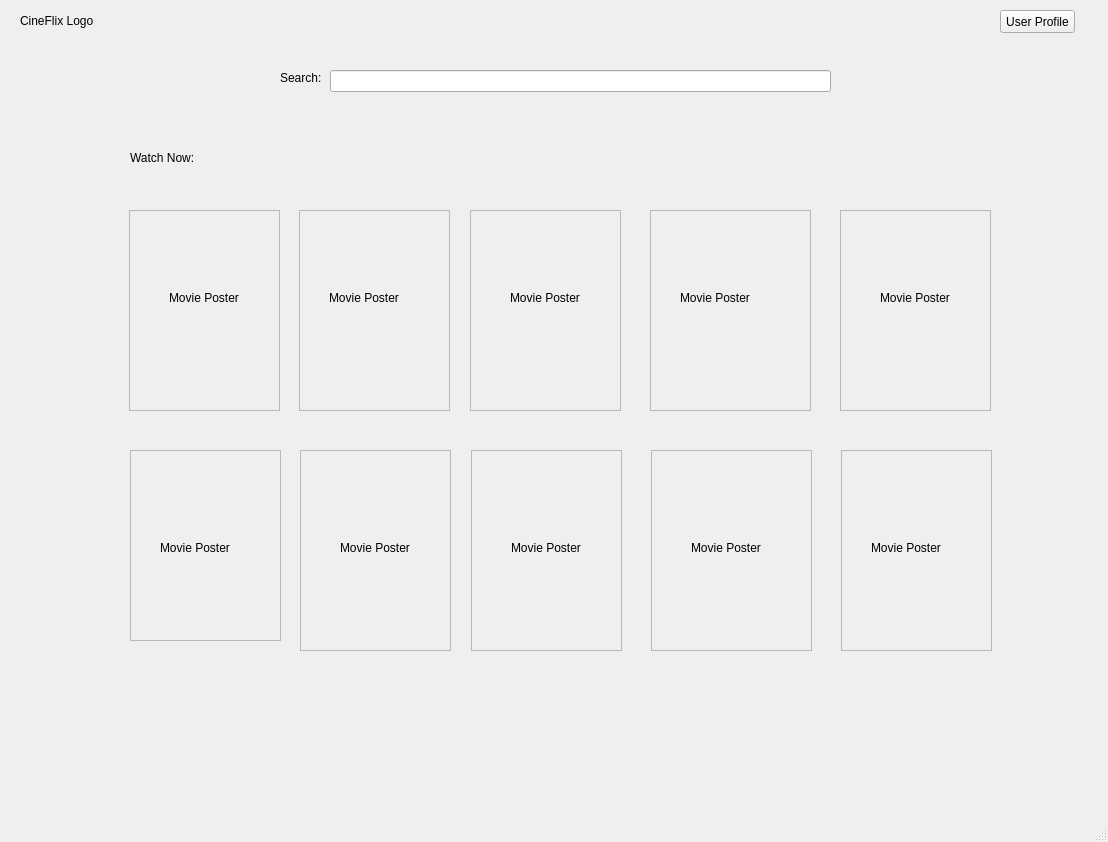
<?xml version="1.0" encoding="UTF-8"?>
<ui version="4.0">
 <class>MainWindow</class>
 <widget class="QMainWindow" name="MainWindow">
  <property name="geometry">
   <rect>
    <x>0</x>
    <y>0</y>
    <width>1108</width>
    <height>842</height>
   </rect>
  </property>
  <property name="windowTitle">
   <string>Main Page</string>
  </property>
  <widget class="QWidget" name="centralwidget">
   <widget class="QLabel" name="label">
    <property name="geometry">
     <rect>
      <x>20</x>
      <y>10</y>
      <width>91</width>
      <height>21</height>
     </rect>
    </property>
    <property name="text">
     <string>CineFlix Logo</string>
    </property>
    <property name="textFormat">
     <enum>Qt::AutoText</enum>
    </property>
    <property name="scaledContents">
     <bool>true</bool>
    </property>
   </widget>
   <widget class="QLineEdit" name="lineEdit">
    <property name="geometry">
     <rect>
      <x>330</x>
      <y>70</y>
      <width>501</width>
      <height>22</height>
     </rect>
    </property>
   </widget>
   <widget class="QLabel" name="label_2">
    <property name="geometry">
     <rect>
      <x>280</x>
      <y>70</y>
      <width>55</width>
      <height>16</height>
     </rect>
    </property>
    <property name="text">
     <string>Search:</string>
    </property>
   </widget>
   <widget class="QFrame" name="frame">
    <property name="geometry">
     <rect>
      <x>129</x>
      <y>210</y>
      <width>151</width>
      <height>201</height>
     </rect>
    </property>
    <property name="frameShape">
     <enum>QFrame::StyledPanel</enum>
    </property>
    <property name="frameShadow">
     <enum>QFrame::Raised</enum>
    </property>
    <widget class="QLabel" name="label_4">
     <property name="geometry">
      <rect>
       <x>40</x>
       <y>80</y>
       <width>91</width>
       <height>16</height>
      </rect>
     </property>
     <property name="text">
      <string>Movie Poster</string>
     </property>
    </widget>
   </widget>
   <widget class="QFrame" name="frame_2">
    <property name="geometry">
     <rect>
      <x>299</x>
      <y>210</y>
      <width>151</width>
      <height>201</height>
     </rect>
    </property>
    <property name="frameShape">
     <enum>QFrame::StyledPanel</enum>
    </property>
    <property name="frameShadow">
     <enum>QFrame::Raised</enum>
    </property>
    <widget class="QLabel" name="label_5">
     <property name="geometry">
      <rect>
       <x>30</x>
       <y>80</y>
       <width>91</width>
       <height>16</height>
      </rect>
     </property>
     <property name="text">
      <string>Movie Poster</string>
     </property>
    </widget>
   </widget>
   <widget class="QFrame" name="frame_3">
    <property name="geometry">
     <rect>
      <x>650</x>
      <y>210</y>
      <width>161</width>
      <height>201</height>
     </rect>
    </property>
    <property name="frameShape">
     <enum>QFrame::StyledPanel</enum>
    </property>
    <property name="frameShadow">
     <enum>QFrame::Raised</enum>
    </property>
    <widget class="QLabel" name="label_7">
     <property name="geometry">
      <rect>
       <x>30</x>
       <y>80</y>
       <width>91</width>
       <height>16</height>
      </rect>
     </property>
     <property name="text">
      <string>Movie Poster</string>
     </property>
    </widget>
   </widget>
   <widget class="QFrame" name="frame_4">
    <property name="geometry">
     <rect>
      <x>470</x>
      <y>210</y>
      <width>151</width>
      <height>201</height>
     </rect>
    </property>
    <property name="frameShape">
     <enum>QFrame::StyledPanel</enum>
    </property>
    <property name="frameShadow">
     <enum>QFrame::Raised</enum>
    </property>
    <widget class="QLabel" name="label_6">
     <property name="geometry">
      <rect>
       <x>40</x>
       <y>80</y>
       <width>91</width>
       <height>16</height>
      </rect>
     </property>
     <property name="text">
      <string>Movie Poster</string>
     </property>
    </widget>
   </widget>
   <widget class="QFrame" name="frame_5">
    <property name="geometry">
     <rect>
      <x>840</x>
      <y>210</y>
      <width>151</width>
      <height>201</height>
     </rect>
    </property>
    <property name="frameShape">
     <enum>QFrame::StyledPanel</enum>
    </property>
    <property name="frameShadow">
     <enum>QFrame::Raised</enum>
    </property>
    <widget class="QLabel" name="label_8">
     <property name="geometry">
      <rect>
       <x>40</x>
       <y>80</y>
       <width>91</width>
       <height>16</height>
      </rect>
     </property>
     <property name="text">
      <string>Movie Poster</string>
     </property>
    </widget>
   </widget>
   <widget class="QFrame" name="frame_6">
    <property name="geometry">
     <rect>
      <x>841</x>
      <y>450</y>
      <width>151</width>
      <height>201</height>
     </rect>
    </property>
    <property name="frameShape">
     <enum>QFrame::StyledPanel</enum>
    </property>
    <property name="frameShadow">
     <enum>QFrame::Raised</enum>
    </property>
    <widget class="QLabel" name="label_13">
     <property name="geometry">
      <rect>
       <x>30</x>
       <y>90</y>
       <width>91</width>
       <height>16</height>
      </rect>
     </property>
     <property name="text">
      <string>Movie Poster</string>
     </property>
    </widget>
   </widget>
   <widget class="QFrame" name="frame_7">
    <property name="geometry">
     <rect>
      <x>651</x>
      <y>450</y>
      <width>161</width>
      <height>201</height>
     </rect>
    </property>
    <property name="frameShape">
     <enum>QFrame::StyledPanel</enum>
    </property>
    <property name="frameShadow">
     <enum>QFrame::Raised</enum>
    </property>
    <widget class="QLabel" name="label_12">
     <property name="geometry">
      <rect>
       <x>40</x>
       <y>90</y>
       <width>91</width>
       <height>16</height>
      </rect>
     </property>
     <property name="text">
      <string>Movie Poster</string>
     </property>
    </widget>
   </widget>
   <widget class="QFrame" name="frame_8">
    <property name="geometry">
     <rect>
      <x>300</x>
      <y>450</y>
      <width>151</width>
      <height>201</height>
     </rect>
    </property>
    <property name="frameShape">
     <enum>QFrame::StyledPanel</enum>
    </property>
    <property name="frameShadow">
     <enum>QFrame::Raised</enum>
    </property>
    <widget class="QLabel" name="label_10">
     <property name="geometry">
      <rect>
       <x>40</x>
       <y>90</y>
       <width>91</width>
       <height>16</height>
      </rect>
     </property>
     <property name="text">
      <string>Movie Poster</string>
     </property>
    </widget>
   </widget>
   <widget class="QFrame" name="frame_9">
    <property name="geometry">
     <rect>
      <x>471</x>
      <y>450</y>
      <width>151</width>
      <height>201</height>
     </rect>
    </property>
    <property name="frameShape">
     <enum>QFrame::StyledPanel</enum>
    </property>
    <property name="frameShadow">
     <enum>QFrame::Raised</enum>
    </property>
    <widget class="QLabel" name="label_11">
     <property name="geometry">
      <rect>
       <x>40</x>
       <y>90</y>
       <width>91</width>
       <height>16</height>
      </rect>
     </property>
     <property name="text">
      <string>Movie Poster</string>
     </property>
    </widget>
   </widget>
   <widget class="QFrame" name="frame_10">
    <property name="geometry">
     <rect>
      <x>130</x>
      <y>450</y>
      <width>151</width>
      <height>191</height>
     </rect>
    </property>
    <property name="frameShape">
     <enum>QFrame::StyledPanel</enum>
    </property>
    <property name="frameShadow">
     <enum>QFrame::Raised</enum>
    </property>
    <widget class="QLabel" name="label_9">
     <property name="geometry">
      <rect>
       <x>30</x>
       <y>90</y>
       <width>91</width>
       <height>16</height>
      </rect>
     </property>
     <property name="text">
      <string>Movie Poster</string>
     </property>
    </widget>
   </widget>
   <widget class="QLabel" name="label_14">
    <property name="geometry">
     <rect>
      <x>130</x>
      <y>150</y>
      <width>101</width>
      <height>16</height>
     </rect>
    </property>
    <property name="text">
     <string>Watch Now:</string>
    </property>
   </widget>
   <widget class="QPushButton" name="pushButton">
    <property name="geometry">
     <rect>
      <x>1000</x>
      <y>10</y>
      <width>75</width>
      <height>23</height>
     </rect>
    </property>
    <property name="text">
     <string>User Profile</string>
    </property>
   </widget>
  </widget>
  <widget class="QMenuBar" name="menubar">
   <property name="geometry">
    <rect>
     <x>0</x>
     <y>0</y>
     <width>1108</width>
     <height>21</height>
    </rect>
   </property>
  </widget>
  <widget class="QStatusBar" name="statusbar"/>
 </widget>
 <resources/>
 <connections/>
</ui>
